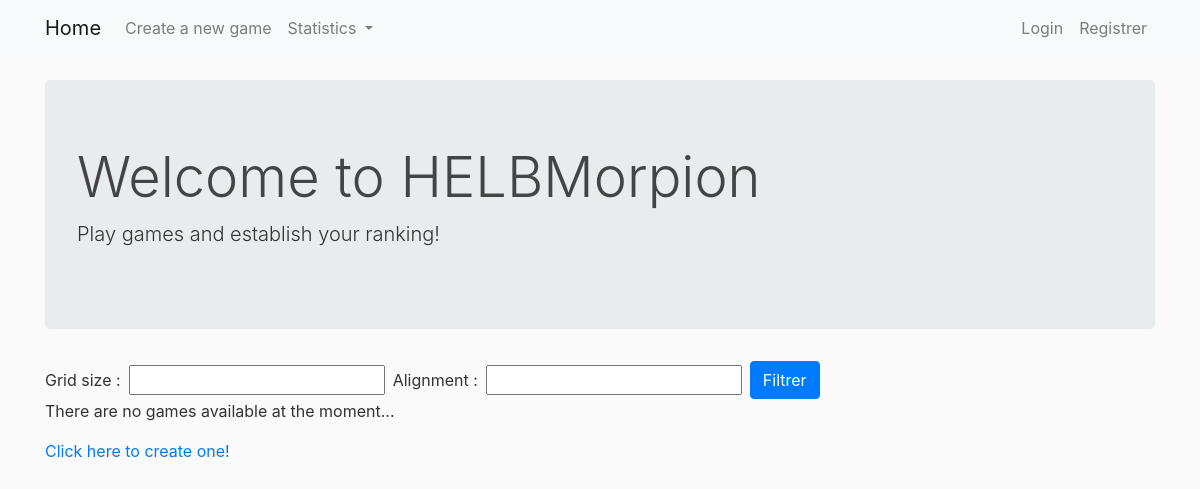
/, run on an earlier commit of the app's database.
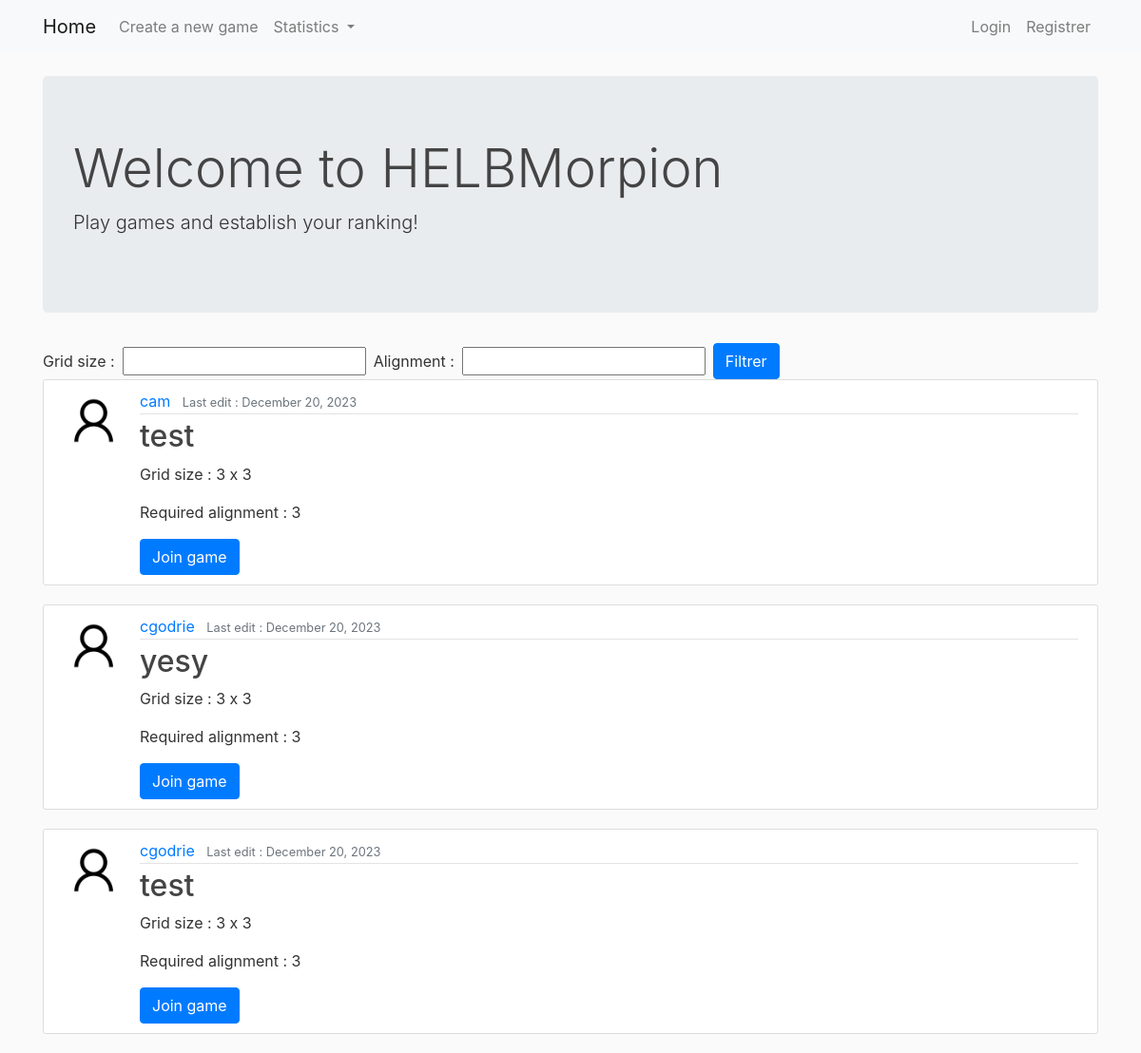
And on a later commit of the database.
### morpion/models.py (models this page shows, shortened)
class Game(models.Model):
    creator = models.ForeignKey(User, on_delete=models.CASCADE, related_name='games_created')
    player2 = models.ForeignKey(User, on_delete=models.SET_NULL, blank=True, null=True, related_name='joined_games')
    active_player = models.CharField(max_length=20, default='')
    winner = models.ForeignKey(User, on_delete=models.SET_NULL, null=True, blank=True, related_name='games_won')
    abandon = models.CharField(max_length=20, default='', null=True, blank=True)
    title = models.CharField(max_length=200)
    grid_size = models.IntegerField(validators=[MinValueValidator(3), MaxValueValidator(9)])
    alignment = models.IntegerField(validators=[MinValueValidator(3), MaxValueValidator(9)])
    STATUS_CHOICES = (
        ('waiting', 'Waiting'),
        ('started', 'Started'),
        ('completed', 'Completed')
    )
    status = models.CharField(max_length=10, choices=STATUS_CHOICES, default='waiting')
    created_at = models.DateField(auto_now_add=True)
    updated_at = models.DateTimeField(auto_now=True)
    is_private = models.BooleanField(default=False)
    access_code = models.CharField(max_length=6, blank=True, null=True)
    grid_data = models.JSONField(default=dict)

### users/models.py (models this page shows, shortened)
class Profile(models.Model):
    user = models.OneToOneField(User, on_delete=models.CASCADE)
    image = models.ImageField(default='default.png', upload_to='profile_pics')
    game_symbol = models.ImageField(default='default_symbol.png', upload_to='game_symbols')

### morpion/views.py (the view)
# urls.py: path('', GameListView.as_view(), name='morpion-home'),
class GameListView(ListView):
    model = Game
    template_name = 'morpion/home.html'
    context_object_name = 'games'
    paginate_by = 3
    def get_queryset(self):
        queryset = Game.objects.filter(status="waiting").order_by('-updated_at')
        form = GameFilterForm(self.request.GET)
        if form.is_valid():
            grid_size = form.cleaned_data.get('grid_size')
            alignment = form.cleaned_data.get('alignment')
            if grid_size:
                queryset = queryset.filter(grid_size=grid_size)
            if alignment:
                queryset = queryset.filter(alignment=alignment)
        return queryset
    def get_context_data(self, **kwargs):
        context = super().get_context_data(**kwargs)
        context['title'] = 'Liste des parties'
        context['filter_form'] = GameFilterForm(self.request.GET)
        return context

### morpion/forms.py
class GameFilterForm(forms.Form):
    grid_size = forms.IntegerField(min_value=1, required=False)
    alignment = forms.IntegerField(min_value=1, required=False)

### morpion/templates/morpion/home.html (shortened to what this page needs)
{% extends "morpion/base.html" %}
{% block content %}
<div class="jumbotron">
    <h1 class="display-4">Welcome to HELBMorpion</h1>
    <p class="lead">Play games and establish your ranking!</p>
</div>
<form method="get" action="" class="form-inline">
  <div class="form-group mr-2">
    <label class="col-form-label mr-2" for="{{ filter_form.grid_size.id_for_label }}">Grid size : </label>
    {{ filter_form.grid_size }}
  </div>
  <div class="form-group mr-2">
    <label class="col-form-label mr-2" for="{{ filter_form.alignment.id_for_label }}">Alignment : </label>
    {{ filter_form.alignment }}
  </div>
  <button type="submit" class="btn btn-primary">Filtrer</button>
</form>
{% if games %}
  {% for game in games %}
  <article class="media content-section">
   <img class="rounded-circle article-img" src="{{ game.creator.profile.image.url }}">
   <div class="media-body">
     <div class="article-metadata">
       <a class="mr-2" href="{% url 'user-games' game.creator.username %}">{{ game.creator }}</a>
       <small class="text-muted">Last edit : {{ game.updated_at|date:"F d, Y" }}</small>
     </div>
     <h2><a class="article-title" href="{% url 'game-detail' game.id %}">{{ game.title }}</a></h2>
     <p class="article-content">Grid size : {{ game.grid_size }} x {{ game.grid_size }}</p>
     <p class="article-content">Required alignment : {{ game.alignment }}</p>
     <a href="{% url 'confirm-join-game' game.id %}" class="btn btn-primary">Join game</a>
   </div>
  </article>
  {% endfor %}
{% else %}
  <p class="article-content">There are no games available at the moment...</p>
  <a href="{% url 'game-create' %}">Click here to create one!</a>
{% endif %}
{% endblock %}

### morpion/templates/morpion/base.html (shortened to what this page needs)
{% load static %}
<!DOCTYPE html>
<html lang="en">
<head>
    <link rel="stylesheet" href="https://maxcdn.bootstrapcdn.com/bootstrap/4.5.2/css/bootstrap.min.css">
    <link rel="stylesheet" href="{% static 'main.css' %}">
</head>
<body>
    <nav class="navbar navbar-expand-lg navbar-light bg-light">
        <div class="container">
            <a class="navbar-brand" href="/">Home</a>
            <div class="collapse navbar-collapse" id="navbarNav">
                <div class="navbar-nav">
                    <a class="nav-item nav-link" href="{% url 'game-create' %}">Create a new game</a>
                    <div class="nav-item dropdown">
                        <a class="nav-link dropdown-toggle" href="#" id="navbarDropdown" role="button"
                            data-toggle="dropdown" aria-haspopup="true" aria-expanded="false">
                            Statistics
                        </a>
                    </div>
                </div>
                <div class="navbar-nav ml-auto">
                    {% if user.is_authenticated %}
                    <div class="nav-item dropdown">
                        <a class="nav-link dropdown-toggle" href="#" id="userDropdown" role="button"
                            data-toggle="dropdown" aria-haspopup="true" aria-expanded="false">
                            <img class="profile-image"  src="{{ user.profile.image.url }}" alt="Profile Image">
                        </a>
                        <div class="dropdown-menu" aria-labelledby="userDropdown">
                            <a class="dropdown-item" href="{% url 'profile' %}">Profile</a>
                            {% if user.is_superuser %}
                            <a class="dropdown-item" href="/admin">Admin</a>
                            {% endif %}
                            <a class="dropdown-item" href="{% url 'logout' %}">Logout</a>
                        </div>
                    </div>
                    {% else %}
                    <a class="nav-item nav-link" href="{% url 'login' %}">Login</a>
                    <a class="nav-item nav-link" href="{% url 'register' %}">Registrer</a>
                    {% endif %}
                </div>
            </div>
        </div>
    </nav>
    <div class="container mt-4">
        {% block content %}{% endblock %}
    </div>
</body>
</html>

### morpion/static/main.css (style rules this page uses)
body { background: #fafafa; color: #333333; }
h1, h2, h3, h4, h5, h6 { color: #444444; }
.content-section { background: #ffffff; padding: 10px 20px; border: 1px solid #dddddd; border-radius: 3px; margin-bottom: 20px; }
.article-title { color: #444444; }
.article-content { white-space: pre-line; }
.article-img { height: 65px; width: 65px; margin-right: 16px; }
.article-metadata { padding-bottom: 1px; margin-bottom: 4px; border-bottom: 1px solid #e3e3e3 }

What changed in the data, as far as the page shows it:
added Game: creator.profile.image (placeholder picture), creator "cam", updated_at "December 20, 2023", title "test", grid_size "3", alignment "3"
added Game: creator.profile.image (placeholder picture), creator "cgodrie", updated_at "December 20, 2023", title "yesy", grid_size "3", alignment "3"
added Game: creator.profile.image (placeholder picture), creator "cgodrie", updated_at "December 20, 2023", title "test", grid_size "3", alignment "3"
Also different on the page:
text no longer shown: "There are no games available at the moment... Click here to create one!"
